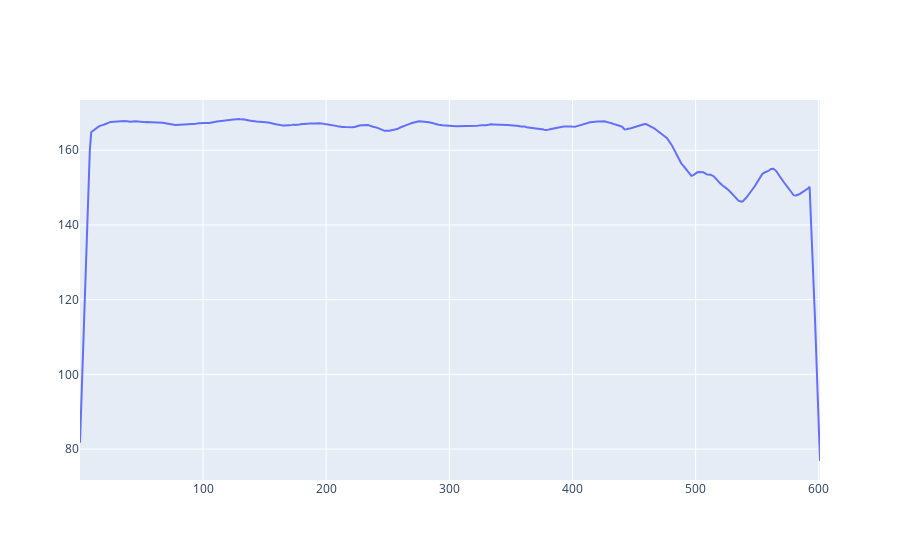

Source (notebook cell):
### Code cell
# Use plotly plots 
fig = go.Figure(data=go.Scatter(x=rrSignal_t, y=filteredA))
fig.show()

### Figure 1 — Plotly figure (JSON) as saved in the notebook; plotly's stock layout.template omitted (floating-point values rounded to 4 significant figures; data arrays with more than 128 entries replaced by an {"elided": "..."} marker saying what was removed)
{"data": [{"type": "scatter", "x": {"elided": "5263 float values"}, "y": {"elided": "5263 float values"}}], "layout": {}}
